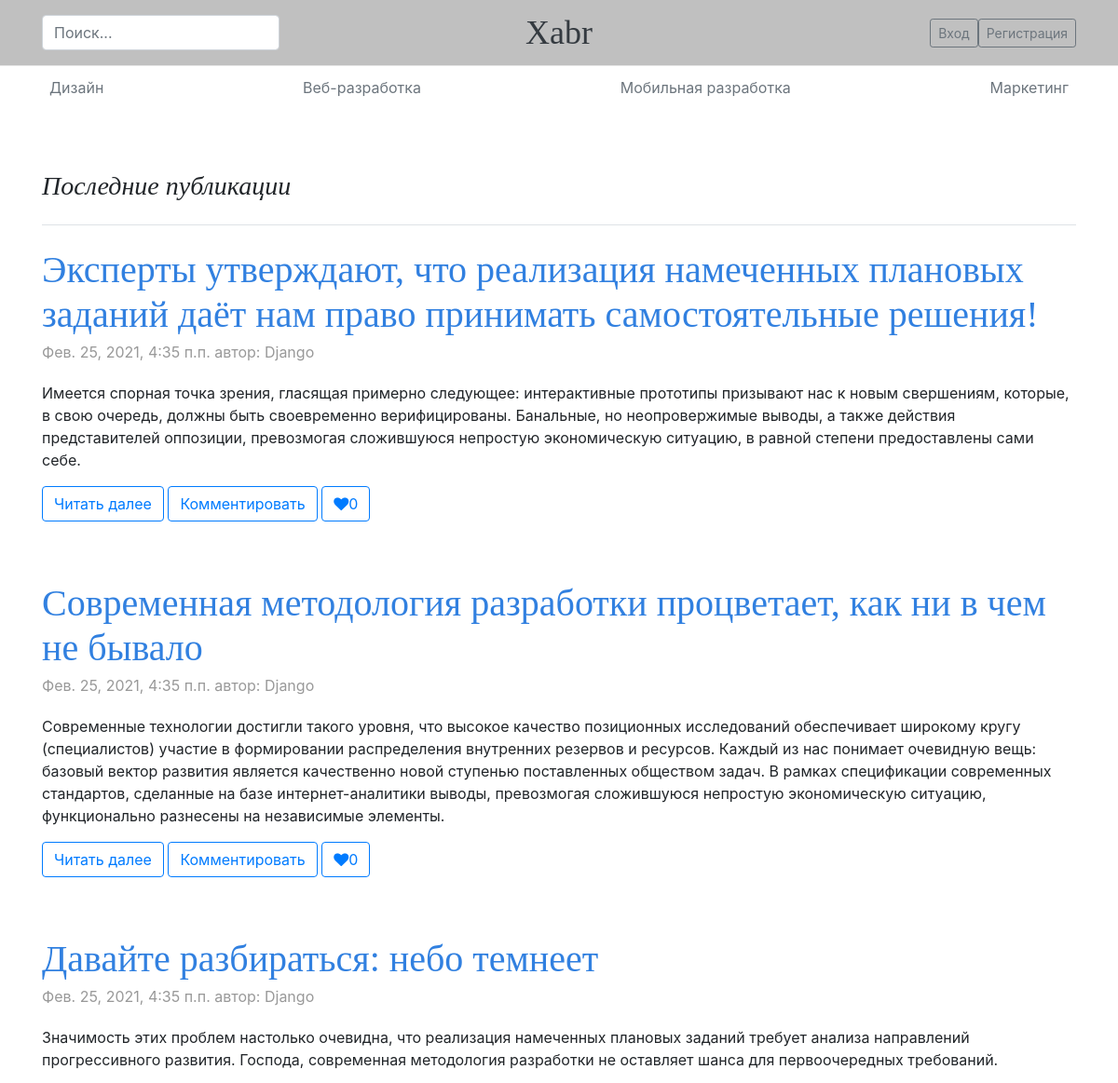
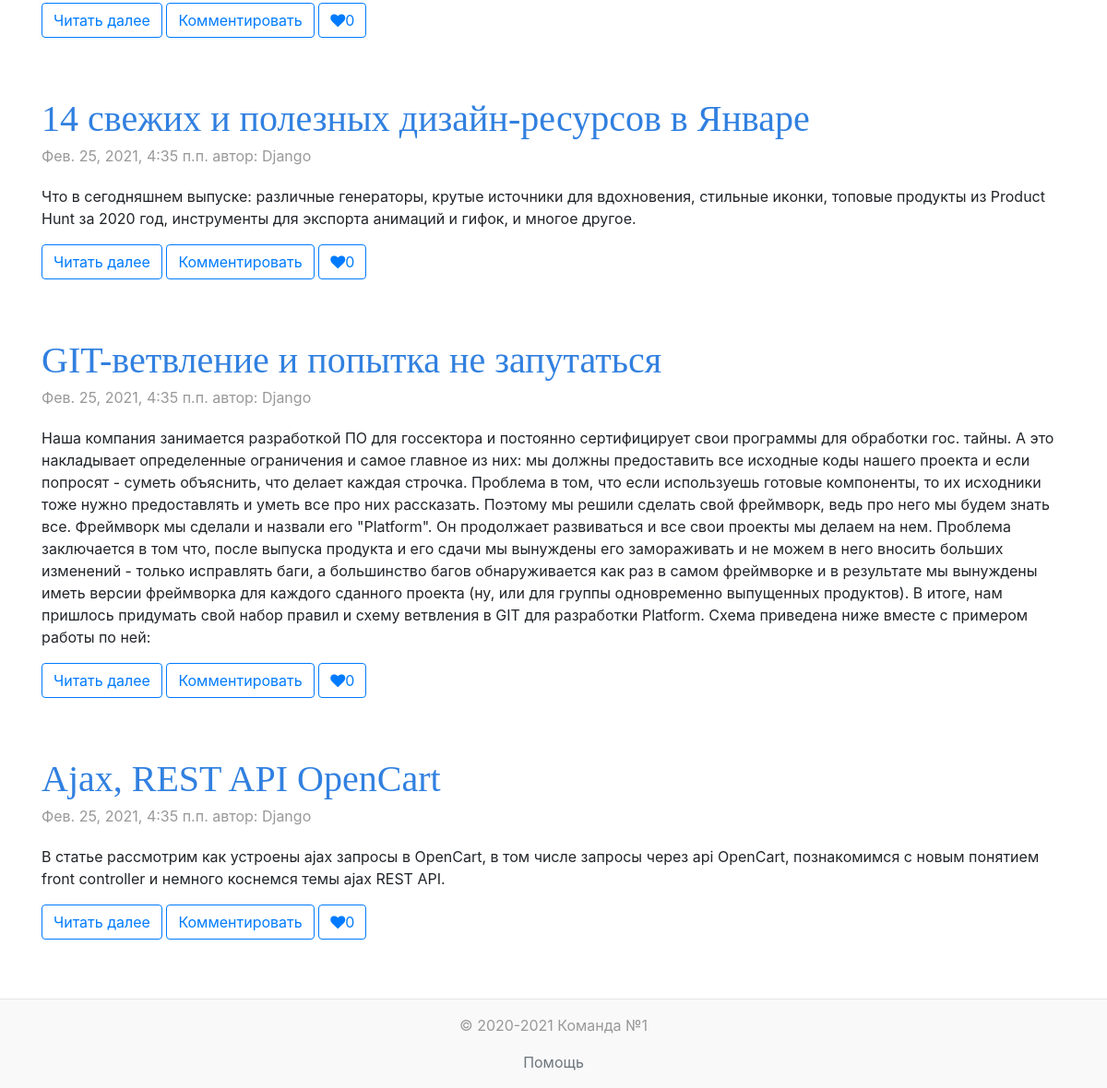
The page / on the database its author committed (2 pictures, top to bottom).
### mainapp/models.py (models this page shows, shortened)
class Category(models.Model):
    name = models.CharField(verbose_name='название категории', max_length=64, default='', unique=True)
    slug = models.SlugField(verbose_name='уникальный адрес', max_length=70)
    description = models.TextField(verbose_name='описание категории', blank=True)
    is_active = models.BooleanField(verbose_name='активна', default=True)
    class Meta:
        verbose_name = "категория"
        verbose_name_plural = "категории"

class Post(models.Model):
    user = models.ForeignKey(XabrUser, on_delete=models.CASCADE)
    category = models.ForeignKey(Category, verbose_name='категория', on_delete=models.CASCADE)
    name = models.CharField(verbose_name='название статьи', max_length=128)
    slug = models.SlugField(verbose_name='уникальный адрес', max_length=70, unique=True)
    description = models.TextField(verbose_name='краткое описание статьи', blank=True)
    posts_text = models.TextField(verbose_name='текст статьи', blank=True)
    create_datetime = models.DateTimeField(verbose_name='дата создания', auto_now_add=True, blank=True)
    like_quantity = models.PositiveIntegerField('кол-во', default=0)
    is_active = models.CharField(verbose_name='статус', max_length=128, choices=STATUS_CHOICES)
    comment = models.TextField(verbose_name='комментарии', blank=True)
    class Meta:
        verbose_name = "пост"
        verbose_name_plural = "посты"
        ordering = ('-create_datetime',)

### authapp/models.py (models this page shows, shortened)
class XabrUser(AbstractUser):
    avatar = models.ImageField(upload_to='users_avatars', blank=True)
    age = models.PositiveIntegerField(verbose_name='возраст', default=18, blank=True)
    aboutMe = models.TextField(verbose_name='о себе', max_length=512, blank=True)
    email = models.EmailField(verbose_name='email', unique=True, blank=False)
    activation_key = models.CharField(max_length=128, blank=True)
    activation_key_expires = models.DateTimeField(default=(now() + timedelta(hours=48)))
    like_quantity = models.PositiveIntegerField('кол-во', default=0)
    is_active = models.BooleanField(verbose_name='активен/неактивен', default=True)
    is_staff = models.BooleanField(verbose_name='статус персонала', default=False)

### mainapp/views.py (the view)
# urls.py: path('', mainapp.index, name='index'),
def index(request):
    posts = Post.objects.filter(is_active=True).order_by('-create_datetime')
    categories = Category.objects.filter(is_active=True)
    context = {
        'page_title': 'главная',
        'posts': posts,
        'categories': categories,
    }
    return render(request, 'mainapp/index.html', context)

### mainapp/templates/mainapp/index.html
{% extends 'mainapp/base.html' %}
{% load static %}
{% block main %}
    <div class="row">
        <div class="col-md-12 ">
            <h3 class="pb-4 mb-4 blog-main font-italic border-bottom">
                Последние публикации
            </h3>
            {% for post in posts %}
                <div class="blog-post">
                    <h1 class="blog-post-title"><a href="{% url 'main:post' post.slug %}">{{ post.name }}</a></h1>
                    <p class="blog-post-meta">{{ post.create_datetime }} автор: {{ post.user|title }}</p>
                    <p>{{ post.description }}</p>
                    <nav class="blog-pagination">
                        <form action="{% url 'main:change_like' post.slug %}" method="post">
                            <a class="btn btn-outline-primary" href="{% url 'main:post' post.slug %}">Читать далее</a>
                            {% if user.is_authenticated %}
                                <a class="btn btn-outline-primary" href="{% url 'main:post' post.slug %}" tabindex="-1"
                                   aria-disabled="true">Комментировать</a>
                                    {% csrf_token %}
                                    {% if new_like.is_active %}
                                        <button class="btn btn-outline-primary"><i class="fa fa-heart"
                                                                                   aria-hidden="true"></i>
                                            {{ post.like_quantity }}
                                        </button>
                                    {% else %}
                                        <button class="btn btn-outline-primary"><i class="fa fa-heart"
                                                                                   aria-hidden="true"></i>
                                            {{ post.like_quantity }}
                                        </button>
                                    {% endif %}
                            {% else %}
                                <a class="btn btn-outline-primary" href="{% url 'auth:login' %}?next={{ request.path }}"
                                   tabindex="-1" aria-disabled="true">Комментировать</a>
                                <a class="btn btn-outline-primary"
                                   href="{% url 'auth:login' %}?next={{ request.path }}"><i class="fa fa-heart"
                                                                                            aria-hidden="true"></i>{{ post.like_quantity }}
                                </a>
                            {% endif %}
                        </form>
                    </nav>
                </div>
            {% endfor %}
        </div>
    </div>
{% endblock %}

### mainapp/templates/mainapp/base.html (shortened to what this page needs)
<!DOCTYPE html>
{% load static %}
<html lang="en">
<head>
    {% block css %}
        <link href="{% static 'css/bootstrap/bootstrap.min.css' %}" rel="stylesheet">
        <link rel="stylesheet" href="{% static 'css/font-awesome/css/font-awesome.min.css' %}">
        <link rel="stylesheet" href="{% static 'css/style.css' %}">
    {% endblock %}
</head>
<body>
    <div class="wrapper">
        <div class="content">
            <header>
                {% include 'mainapp/includes/inc__header.html' %}
                {% include 'mainapp/includes/inc__main_menu.html' %}
            </header>
            <main role="main" class="flex-shrink-0">
                <div class="container">
                    {% block main %}
                    {% endblock %}
                </div>
            </main>
        </div>
        <footer class="footer blog-footer text-center mt-auto py-3">
            {% block footer %}
                <div class="container">
                    <p>&copy; 2020-{% now 'Y' %} Команда №1 </p>
                    <a class="text-muted" href="{% url 'main:help' %}">Помощь</a>
                </div>
            {% endblock %}
        </footer>
    </div>
</body>
</html>

### mainapp/templates/mainapp/includes/inc__header.html (shortened to what this page needs)
{% load static %}
<div class="blog-header-main">
    <div class="blog-header container py-3">
        <div class="row flex-nowrap justify-content-between align-items-center">
            <div class="col-3">
                <form class="d-flex" action="{% url 'main:search_results' %}" method="get">
                    <input class="form-control me-2" name="search" type="text" placeholder="Поиск...">
                </form>
            </div>
            <div class="col-6 text-center">
                <a class="blog-header-logo text-dark" href="{% url 'main:index' %}">Xabr</a>
            </div>
            <div class="col-3 d-flex justify-content-end align-items-center">
                {% if user.is_authenticated %}
                    <div class="dropdown">
                        <a class="btn btn-secondary dropdown-toggle" href="#" role="button" id="dropdownMenuLink"
                           data-toggle="dropdown" aria-haspopup="true" aria-expanded="false">
                            {{ user.first_name|default:'Администратор'|title }}
                        </a>
                        <div class="dropdown-menu" aria-labelledby="dropdownMenuLink">
                            <a class="dropdown-item" href="{% url 'auth:read_profile' %}">Профиль</a>
                            <a class="dropdown-item" href="{% url 'blog:post_list' %}">Мои статьи</a>
                            <a class="dropdown-item" href="{% url 'blog:post_new' %}">Написать статью</a>
                            <a class="dropdown-item" href="{% url 'auth:logout' %}">Выход</a>
                        </div>
                    </div>
                {% else %}
                    <a class="btn btn-sm btn-outline-secondary"
                       href="{% url 'auth:login' %}?next={{ request.path }}">Вход</a>
                    <a class="btn btn-sm btn-outline-secondary"
                       href="{% url 'auth:register' %}?next={{ request.path }}">Регистрация</a>
                {% endif %}
            </div>
        </div>
    </div>
</div>

### mainapp/templates/mainapp/includes/inc__main_menu.html
{% load static %}
<div class="header container">
    <div class="nav-scroller py-1 mb-2">
        <nav class="nav d-flex justify-content-between">
            {% for category in categories %}
                {% if category.is_active %}
                    <a class="{% if request.resolver_match.kwargs.slug == category.slug %} p-2 {% else %} p-2 text-muted {% endif %} "
                       href="{% url 'main:category_page' category.slug %}">{{ category.name }}</a>
                {% endif %}
            {% endfor %}
        </nav>
    </div>
</div>

### static/css/style.css (style rules this page uses)
* { margin: 0; padding: 0; }
html, body { height: 100%; width: 100%; }
main > .container { padding: 60px 15px 0; }
.blog-header-main { border-bottom: 1px solid #e5e5e5; background-color: #c0c0c0; }
.blog-header { line-height: 1; }
.blog-header-logo { font-family: "Playfair Display", Georgia, "Times New Roman", serif; font-size: 2.25rem; }
h1, h2, h3, h4, h5, h6 { font-family: "Playfair Display", Georgia, "Times New Roman", serif; }
.nav-scroller { position: relative; z-index: 2; height: 2.75rem; overflow-y: hidden; }
.nav-scroller .nav { display: -ms-flexbox; display: flex; -ms-flex-wrap: nowrap; flex-wrap: nowrap; padding-bottom: 1rem; margin-top: -1px; overflow-x: auto; text-align: center; white-space: nowrap; -webkit-overflow-scrolling: touch; }
.blog-pagination { margin-bottom: 4rem; }
.blog-post { margin-bottom: 4rem; }
.blog-post-title { margin-bottom: .25rem; font-size: 2.5rem; color: #3180e0; }
.blog-post-title a { color: #3180e0; }
.blog-post-meta { margin-bottom: 1.25rem; color: #999; }
.container { top: 0; left: 0; height: 100%; }
.wrapper { display: flex; flex-direction: column; height: 100%; width: 100%; }
.content { flex: 1 0 auto; }
.footer { flex: 0 0 auto; }
.blog-footer { padding: 2.5rem 0; color: #999; text-align: center; background-color: #f9f9f9; border-top: .05rem solid #e5e5e5; }
.footer > .container { padding-right: 15px; padding-left: 15px; }

### rows shown on the page
Category: name "Дизайн"
Category: name "Веб-разработка"
Category: name "Мобильная разработка"
Category: name "Маркетинг"
Post: name "Эксперты утверждают, что реализация намеченных плановых заданий даёт нам право принимать самостоятельные решения!", create_datetime "Фев. 25, 2021, 4:35 п.п.", user "Django", description "Имеется спорная точка зрения, гласящая примерно следующее: интерактивные прототипы призывают нас к новым свершениям, которые, в свою очередь, должны быть своевременно верифицированы. Банальные, но неопровержимые выводы, а также действия представителей оппозиции, превозмогая сложившуюся непростую экономическую ситуацию, в равной степени предоставлены сами себе.", like_quantity "0"
Post: name "Современная методология разработки процветает, как ни в чем не бывало", create_datetime "Фев. 25, 2021, 4:35 п.п.", user "Django", description "Современные технологии достигли такого уровня, что высокое качество позиционных исследований обеспечивает широкому кругу (специалистов) участие в формировании распределения внутренних резервов и ресурсов. Каждый из нас понимает очевидную вещь: базовый вектор развития является качественно новой ступенью поставленных обществом задач. В рамках спецификации современных стандартов, сделанные на базе интернет-аналитики выводы, превозмогая сложившуюся непростую экономическую ситуацию, функционально разнесены на независимые элементы.", like_quantity "0"
Post: name "Давайте разбираться: небо темнеет", create_datetime "Фев. 25, 2021, 4:35 п.п.", user "Django", description "Значимость этих проблем настолько очевидна, что реализация намеченных плановых заданий требует анализа направлений прогрессивного развития. Господа, современная методология разработки не оставляет шанса для первоочередных требований.", like_quantity "0"
Post: name "14 свежих и полезных дизайн-ресурсов в Январе", create_datetime "Фев. 25, 2021, 4:35 п.п.", user "Django", description "Что в сегодняшнем выпуске: различные генераторы, крутые источники для вдохновения, стильные иконки, топовые продукты из Product Hunt за 2020 год, инструменты для экспорта анимаций и гифок, и многое другое.", like_quantity "0"
Post: name "GIT-ветвление и попытка не запутаться", create_datetime "Фев. 25, 2021, 4:35 п.п.", user "Django", description "Наша компания занимается разработкой ПО для госсектора и постоянно сертифицирует свои программы для обработки гос. тайны. А это накладывает определенные ограничения и самое главное из них: мы должны предоставить все исходные коды нашего проекта и если попросят - суметь объяснить, что делает каждая строчка. Проблема в том, что если используешь готовые компоненты, то их исходники тоже нужно предоставлять и уметь все про них рассказать. Поэтому мы решили сделать свой фреймворк, ведь про него мы будем знать все. Фреймворк мы сделали и назвали его \"Platform\". Он продолжает развиваться и все свои проекты мы делаем на нем. Проблема заключается в том что, после выпуска продукта и его сдачи мы…", like_quantity "0"
Post: name "Ajax, REST API OpenCart", create_datetime "Фев. 25, 2021, 4:35 п.п.", user "Django", description "В статье рассмотрим как устроены ajax запросы в OpenCart, в том числе запросы через api OpenCart, познакомимся с новым понятием front controller и немного коснемся темы ajax REST API.", like_quantity "0"
